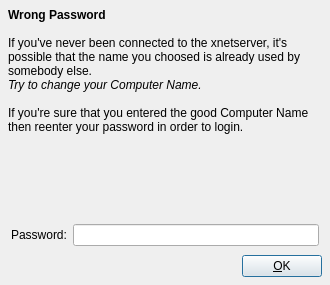
<ui version="4.0" >
 <author></author>
 <comment></comment>
 <exportmacro></exportmacro>
 <class>RzxWrongPass</class>
 <widget class="QDialog" name="RzxWrongPass" >
  <property name="geometry" >
   <rect>
    <x>0</x>
    <y>0</y>
    <width>330</width>
    <height>285</height>
   </rect>
  </property>
  <property name="windowTitle" >
   <string>Enter you Password</string>
  </property>
  <layout class="QGridLayout" >
   <property name="margin" >
    <number>8</number>
   </property>
   <property name="spacing" >
    <number>6</number>
   </property>
   <item row="0" column="0" colspan="2" >
    <widget class="QLabel" name="lblInfo" >
     <property name="text" >
      <string>&lt;b>Wrong Password&lt;/b>&lt;br>&lt;br>
If you've never been connected to the xnetserver, it's possible that the name you choosed is already used by somebody else. &lt;br>&lt;i>Try to change your Computer Name.&lt;/i>&lt;br>&lt;br>
If you're sure that you entered the good Computer Name then reenter your password in order to login.</string>
     </property>
     <property name="wordWrap" >
      <bool>true</bool>
     </property>
    </widget>
   </item>
   <item row="1" column="0" >
    <spacer>
     <property name="orientation" >
      <enum>Qt::Vertical</enum>
     </property>
     <property name="sizeType" >
      <enum>QSizePolicy::Expanding</enum>
     </property>
     <property name="sizeHint" >
      <size>
       <width>187</width>
       <height>31</height>
      </size>
     </property>
    </spacer>
   </item>
   <item row="3" column="1" >
    <widget class="QPushButton" name="btnOK" >
     <property name="text" >
      <string>&amp;OK</string>
     </property>
     <property name="shortcut" >
      <string/>
     </property>
     <property name="autoDefault" >
      <bool>false</bool>
     </property>
     <property name="default" >
      <bool>true</bool>
     </property>
    </widget>
   </item>
   <item row="3" column="0" >
    <spacer>
     <property name="orientation" >
      <enum>Qt::Horizontal</enum>
     </property>
     <property name="sizeType" >
      <enum>QSizePolicy::Expanding</enum>
     </property>
     <property name="sizeHint" >
      <size>
       <width>195</width>
       <height>16</height>
      </size>
     </property>
    </spacer>
   </item>
   <item row="2" column="0" colspan="2" >
    <layout class="QHBoxLayout" >
     <property name="margin" >
      <number>3</number>
     </property>
     <property name="spacing" >
      <number>6</number>
     </property>
     <item>
      <widget class="QLabel" name="lblPassword" >
       <property name="text" >
        <string>Password:</string>
       </property>
       <property name="buddy" >
        <cstring>ledPassword</cstring>
       </property>
      </widget>
     </item>
     <item>
      <widget class="QLineEdit" name="ledPassword" >
       <property name="echoMode" >
        <enum>QLineEdit::Password</enum>
       </property>
      </widget>
     </item>
    </layout>
   </item>
  </layout>
 </widget>
 <layoutdefault spacing="6" margin="11" />
 <pixmapfunction></pixmapfunction>
 <tabstops>
  <tabstop>ledPassword</tabstop>
  <tabstop>btnOK</tabstop>
 </tabstops>
 <resources/>
 <connections>
  <connection>
   <sender>btnOK</sender>
   <signal>clicked()</signal>
   <receiver>RzxWrongPass</receiver>
   <slot>accept()</slot>
   <hints>
    <hint type="sourcelabel" >
     <x>320</x>
     <y>275</y>
    </hint>
    <hint type="destinationlabel" >
     <x>315</x>
     <y>-2</y>
    </hint>
   </hints>
  </connection>
  <connection>
   <sender>btnOK</sender>
   <signal>clicked()</signal>
   <receiver>RzxWrongPass</receiver>
   <slot>accept()</slot>
   <hints>
    <hint type="sourcelabel" >
     <x>275</x>
     <y>263</y>
    </hint>
    <hint type="destinationlabel" >
     <x>326</x>
     <y>177</y>
    </hint>
   </hints>
  </connection>
 </connections>
</ui>
